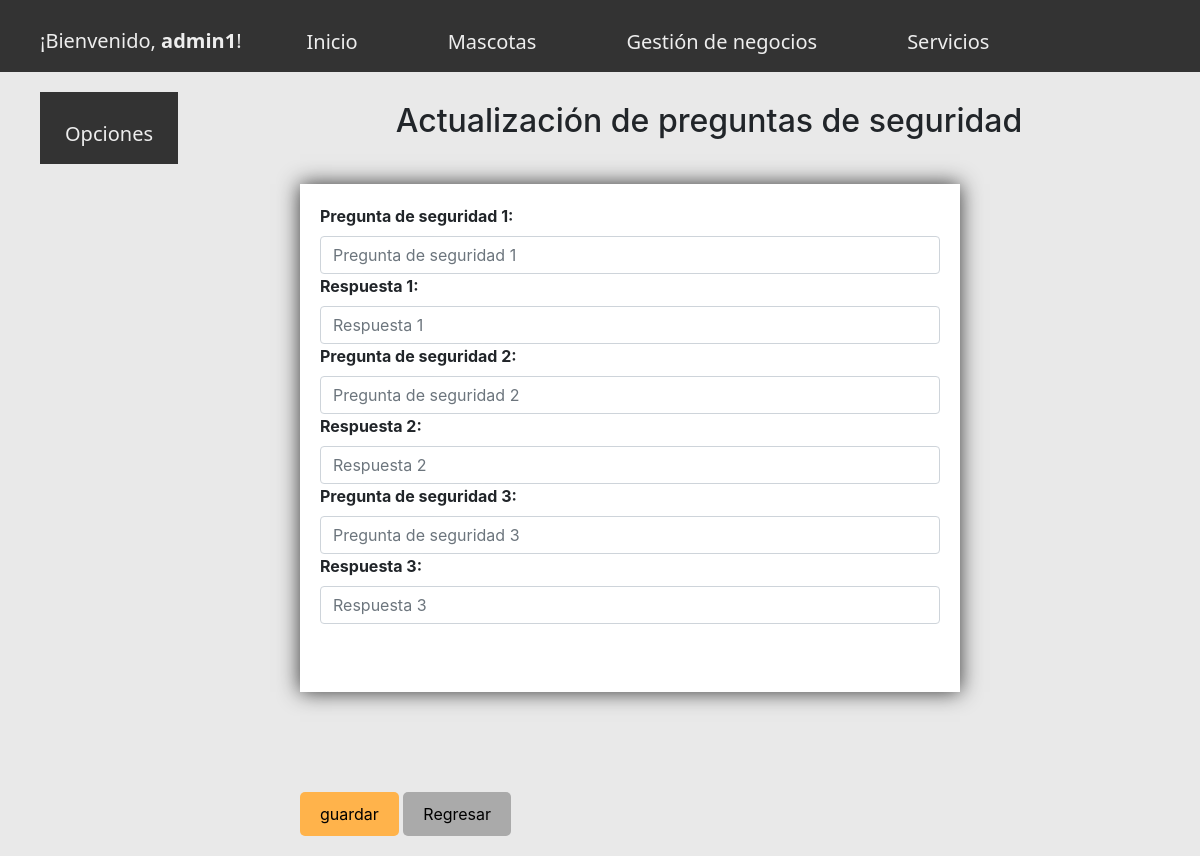
Before: /EditarPreguntasDeSeguridad.php?id=1 (signed in) with the older database file.
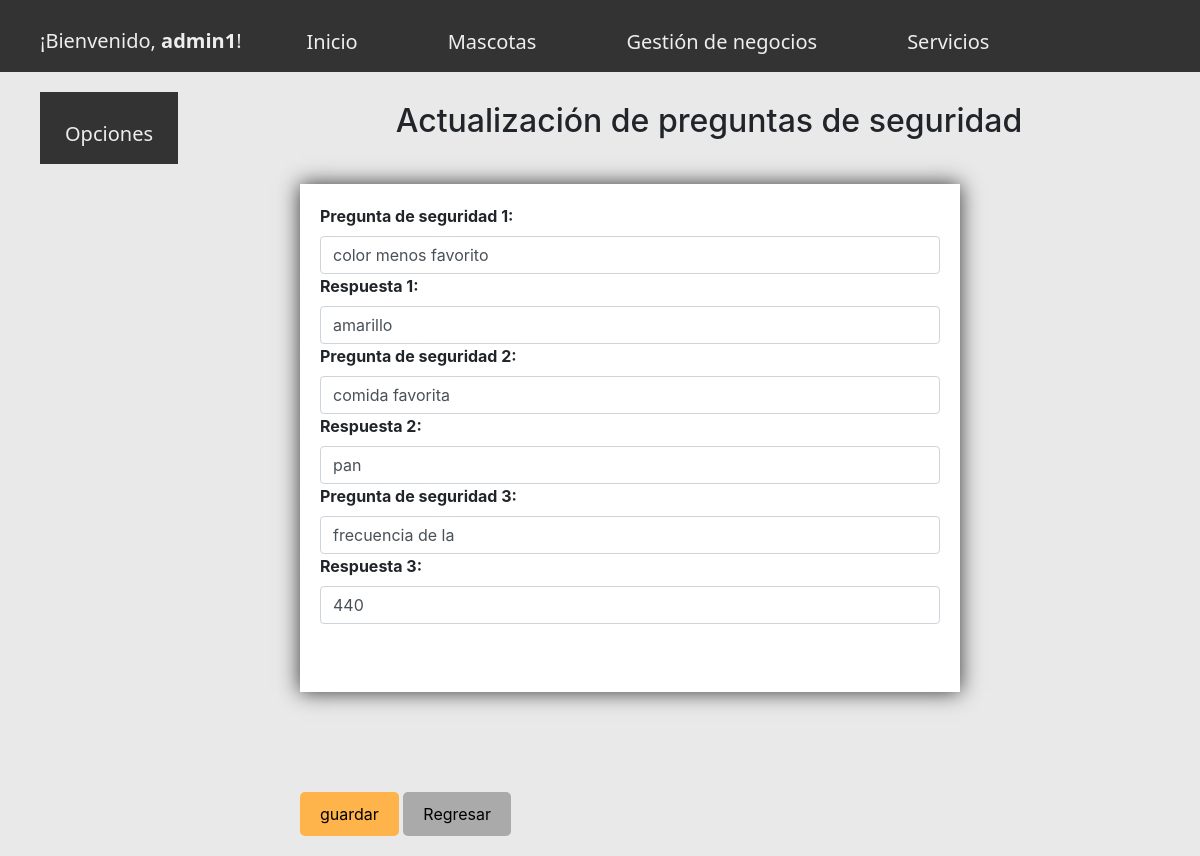
After: the same page with the newer database file.
### tables this page shows
CREATE TABLE `preguntas_seguridad` (
  `id` int(11) NOT NULL AUTO_INCREMENT,
  `id_user` int(11) NOT NULL,
  `pregunta_uno` varchar(20) NOT NULL,
  `respuesta_uno` varchar(20) NOT NULL,
  `pregunta_dos` varchar(20) NOT NULL,
  `respuesta_dos` varchar(20) NOT NULL,
  `pregunta_tres` varchar(20) NOT NULL,
  `respuesta_tres` varchar(20) NOT NULL,
  PRIMARY KEY (`id`),
  KEY `id_user` (`id_user`),
  CONSTRAINT `preguntas_seguridad_ibfk_1` FOREIGN KEY (`id_user`) REFERENCES `user` (`id`)
);

### EditarPreguntasDeSeguridad.php (the view, shortened to what this page needs)
<?php
	@include "top.php";
	if(isset($_GET['id'])){
		$id=(int) $_GET['id'];
		$c = new SelectDatos();
		$conectar = $c->Buscador();
		$buscar_id=$conectar->prepare('SELECT * FROM preguntas_seguridad WHERE id_user=:id_user');
		$buscar_id->execute(array(
			':id_user'=>$id
		));
		$resultado=$buscar_id->fetch();
       $pu = $resultado["pregunta_uno"];
       $ru = $resultado["respuesta_uno"];
       $pd = $resultado["pregunta_dos"];
       $rd = $resultado["respuesta_dos"];
       $pt = $resultado["pregunta_tres"];
       $rt = $resultado["respuesta_tres"];
	}
?>
<!DOCTYPE html>
<html lang="es">
<head>
</head>
<body style="background-color: #e9e9e9">
	<div class="contenedor">
		<h2 class="centrado">Actualización de preguntas de seguridad</h2>
		<div class="jaula">
			<br>
			<link rel="stylesheet" href="./css/body.css">
		<form action="" method="POST">
<tr>
	<div class="form-group" style="width: 75%; margin-bottom: 100px; padding: 20px; background-color: #fff; text-shadow: 0 0 30px #fff;
			       box-shadow: 0 0 20px #333">
	<label for="id_cliente" ><strong>Pregunta de seguridad 1:</strong></label>
<input class ="form-control" id="preguntauno" maxlength="20" name="preguntauno" required type ="text" value="<?php if($resultado) echo $pu; ?>"  placeholder="Pregunta de seguridad 1" autocomplete="off">
<label for="id_cliente" ><strong>Respuesta 1:</strong></label>
<input class ="form-control" id="respuestauno" maxlength="12" name="respuestauno" required type ="text" value="<?php if($resultado) echo $ru; ?>"  placeholder="Respuesta 1" autocomplete="off">
</tr>
<tr>
	<label for="nombre_cliente"><strong>Pregunta de seguridad 2:</strong> </label>
<input class ="form-control" id="preguntados"  maxlength="20" required pattern="[A-Za-z ]+" value="<?php if($resultado) echo $pd; ?>" name="preguntados" required type ="text"  placeholder="Pregunta de seguridad 2" autocomplete="off">
 <label for="id_cliente" ><strong>Respuesta 2:</strong></label>
<input class ="form-control" id="respuestados"  maxlength="12" name="respuestados" required type ="text" value="<?php if($resultado) echo $rd; ?>"  placeholder="Respuesta 2" autocomplete="off">
</tr>
<tr>
	<label for="apellido_cliente"><strong>Pregunta de seguridad 3:</strong> </label>
<input class ="form-control" id="preguntatres" maxlength="20"  pattern="[A-Za-z ]+" name="preguntatres" value="<?php if($resultado) echo $pt; ?>" required type ="text"  placeholder="Pregunta de seguridad 3" autocomplete="off">
<label for="id_cliente" ><strong>Respuesta 3:</strong></label>
<input class ="form-control" id="respuestatres" maxlength="12" name="respuestatres" value="<?php if($resultado) echo $rt; ?>" required type ="text"  placeholder="Respuesta 3" autocomplete="off">
</tr>
<br>
<br>
</div>
<input type="submit" name="guardar" value="guardar" class="btn_a">
<tr> <a class="cancel" href="VerUsuario.php">Regresar</a></tr>
	</div>
</body>
</html>

Changed rows visible on the page:
added preguntas_seguridad: preguntauno "color menos favorito", respuestauno "amarillo", preguntados "comida favorita", respuestados "pan", preguntatres "frecuencia de la", respuestatres "440"
